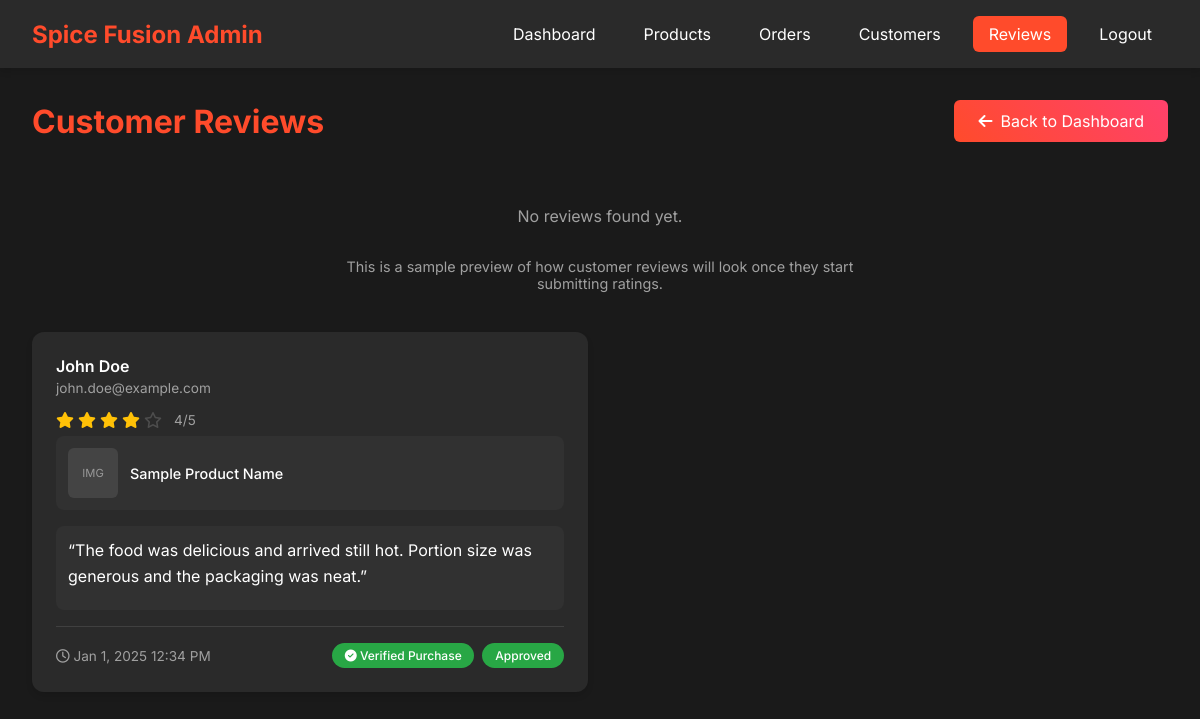
Before: /admin/reviews/reviews.php (signed in) with the older database file.
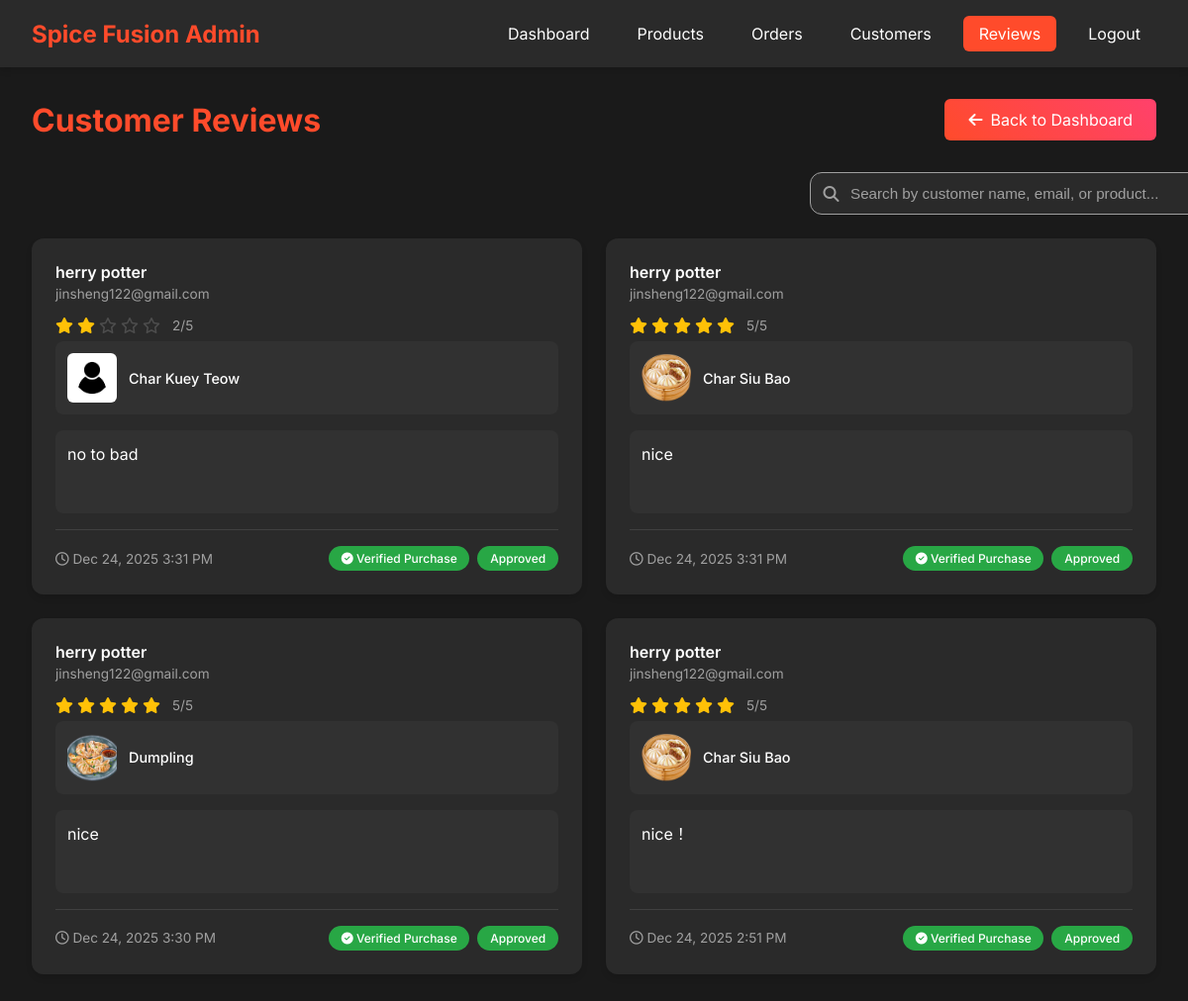
After: the same page with the newer database file.
### tables this page shows
CREATE TABLE `review` (
  `review_id` int(11) NOT NULL,
  `user_id` int(11) NOT NULL,
  `product_id` int(11) NOT NULL,
  `order_id` int(11) DEFAULT NULL,
  `rating` int(11) NOT NULL CHECK (`rating` >= 1 and `rating` <= 5),
  `comment` text DEFAULT NULL,
  `is_verified_purchase` tinyint(1) DEFAULT 0,
  `is_approved` tinyint(1) DEFAULT 1,
  `created_at` timestamp NOT NULL DEFAULT current_timestamp()
);

CREATE TABLE `user` (
  `user_id` int(11) NOT NULL,
  `username` varchar(50) NOT NULL,
  `email` varchar(100) NOT NULL,
  `password_hash` varchar(255) NOT NULL,
  `first_name` varchar(50) NOT NULL,
  `last_name` varchar(50) NOT NULL,
  `phone` varchar(20) DEFAULT NULL,
  `date_of_birth` date DEFAULT NULL,
  `gender` enum('Male','Female','Other') DEFAULT NULL,
  `profile_image` varchar(255) DEFAULT 'user.jpg',
  `is_active` tinyint(1) DEFAULT 1,
  `is_verified` tinyint(1) DEFAULT 0,
  `security_question_id` int(11) DEFAULT NULL,
  `security_answer_hash` varchar(255) DEFAULT NULL,
  `created_at` timestamp NOT NULL DEFAULT current_timestamp(),
  `updated_at` timestamp NOT NULL DEFAULT current_timestamp() ON UPDATE current_timestamp(),
  `reset_token` varchar(100) DEFAULT NULL,
  `token_expiry` datetime DEFAULT NULL
);

CREATE TABLE `product` (
  `product_id` int(11) NOT NULL,
  `category_id` int(11) DEFAULT NULL,
  `product_name` varchar(100) NOT NULL,
  `description` text DEFAULT NULL,
  `price` decimal(10,2) NOT NULL,
  `image` varchar(255) DEFAULT NULL,
  `is_available` tinyint(1) DEFAULT 1,
  `stock_quantity` int(11) DEFAULT 0,
  `preparation_time` int(11) DEFAULT 15,
  `is_featured` tinyint(1) DEFAULT 0,
  `created_at` timestamp NOT NULL DEFAULT current_timestamp(),
  `updated_at` timestamp NOT NULL DEFAULT current_timestamp() ON UPDATE current_timestamp()
);

### admin/reviews/reviews.php (the view, shortened to what this page needs)
<?php
$pdo = getDBConnection();
$stmt = $pdo->prepare("
    SELECT r.*,
           u.first_name, u.last_name, u.email,
           p.product_name, p.image as product_image
    FROM review r
    JOIN user u ON r.user_id = u.user_id
    JOIN product p ON r.product_id = p.product_id
    ORDER BY r.created_at DESC
");
$stmt->execute();
$reviews = $stmt->fetchAll();
?>
<!DOCTYPE html>
<html lang="en">
<head>
    <link rel="stylesheet" href="https://cdnjs.cloudflare.com/ajax/libs/font-awesome/6.4.0/css/all.min.css" />
</head>
<body>
    <div class="admin-header">
        <div class="header-content">
            <div class="logo">
                <h1>Spice Fusion Admin</h1>
            </div>
            <div class="nav-links">
                <a href="../dashboard/dashboard.php">Dashboard</a>
                <a href="../products/product.php">Products</a>
                <a href="../orders/order.php">Orders</a>
                <a href="../members/member.php">Customers</a>
                <a href="reviews.php" style="background: var(--primary-color);">Reviews</a>
                <a href="../auth/logout.php">Logout</a>
            </div>
        </div>
    </div>
    <div class="container">
        <div class="page-header">
            <h1 class="page-title">Customer Reviews</h1>
            <a href="../dashboard/dashboard.php" class="back-btn">
                <i class="fas fa-arrow-left"></i> Back to Dashboard
            </a>
        </div>
        <?php if (empty($reviews)): ?>
            <p style="color: var(--text-gray); text-align: center; padding: 2rem 2rem 1rem;">
                No reviews found yet.
            </p>
            <div style="max-width: 520px; margin: 0 auto 2.5rem; color: var(--text-gray); font-size: 0.9rem; text-align:center;">
                This is a sample preview of how customer reviews will look once they start submitting ratings.
            </div>
            <div class="reviews-grid">
                <div class="review-card">
                    <div class="review-header">
                        <div class="review-customer">
                            <div class="customer-name">
                                John Doe
                            </div>
                            <div class="customer-email">
                                john.doe@example.com
                            </div>
                        </div>
                    </div>
                    <div class="review-rating">
                        <i class="fas fa-star star"></i>
                        <i class="fas fa-star star"></i>
                        <i class="fas fa-star star"></i>
                        <i class="fas fa-star star"></i>
                        <i class="far fa-star star empty"></i>
                        <span style="margin-left: 0.5rem; color: var(--text-gray); font-size: 0.85rem;">4/5</span>
                    </div>
                    <div class="product-info">
                        <div class="product-image" style="background:#444; display:flex; align-items:center; justify-content:center; color:#999; font-size:0.7rem;">
                            IMG
                        </div>
                        <div class="product-name">Sample Product Name</div>
                    </div>
                    <div class="review-comment" style="color: var(--text-light);">
                        “The food was delicious and arrived still hot. Portion size was generous and the packaging was neat.”
                    </div>
                    <div class="review-footer">
                        <div class="review-date">
                            <i class="far fa-clock"></i> Jan 1, 2025 12:34 PM
                        </div>
                        <div class="review-badges">
                            <span class="badge verified">
                                <i class="fas fa-check-circle"></i> Verified Purchase
                            </span>
                            <span class="badge approved">
                                Approved
                            </span>
                        </div>
                    </div>
                </div>
            </div>
        <?php else: ?>
            <div class="search-container">
                <div class="search-box">
                    <i class="fas fa-search"></i>
                    <input type="text" id="reviewSearch" placeholder="Search by customer name, email, or product..." onkeyup="filterReviews()">
                </div>
            </div>
            <div class="reviews-grid" id="reviewsGrid">
                <?php foreach ($reviews as $review): ?>
                    <div class="review-card"
                         data-review-id="<?php echo (int)$review['review_id']; ?>"
                         data-customer-name="<?php echo htmlspecialchars(strtolower($review['first_name'] . ' ' . $review['last_name'])); ?>"
                         data-customer-email="<?php echo htmlspecialchars(strtolower($review['email'])); ?>"
                         data-product-name="<?php echo htmlspecialchars(strtolower($review['product_name'])); ?>">
                        <div class="review-header">
                            <div class="review-customer">
                                <div class="customer-name">
                                    <?php echo htmlspecialchars($review['first_name'] . ' ' . $review['last_name']); ?>
                                </div>
                                <div class="customer-email">
                                    <?php echo htmlspecialchars($review['email']); ?>
                                </div>
                            </div>
                        </div>
                        <div class="review-rating">
                            <?php
                            $rating = (int)$review['rating'];
                            for ($i = 1; $i <= 5; $i++) {
                                if ($i <= $rating) {
                                    echo '<i class="fas fa-star star"></i>';
                                } else {
                                    echo '<i class="far fa-star star empty"></i>';
                                }
                            }
                            ?>
                            <span style="margin-left: 0.5rem; color: var(--text-gray); font-size: 0.85rem;"><?php echo $rating; ?>/5</span>
                        </div>
                        <div class="product-info">
                            <img src="../../food_images/<?php echo htmlspecialchars($review['product_image']); ?>"
                                 alt="<?php echo htmlspecialchars($review['product_name']); ?>"
                                 class="product-image"
                                 onerror="this.src='../../images/user.jpg'">
                            <div class="product-name"><?php echo htmlspecialchars($review['product_name']); ?></div>
                        </div>
                        <?php if (!empty($review['comment'])): ?>
                            <div class="review-comment">
                                <?php echo nl2br(htmlspecialchars($review['comment'])); ?>
                            </div>
                        <?php else: ?>
                            <div class="review-comment" style="color: var(--text-gray); font-style: italic;">
                                No comment provided
                            </div>
                        <?php endif; ?>
                        <div class="review-footer">
                            <div class="review-date">
                                <i class="far fa-clock"></i> <?php echo date('M j, Y g:i A', strtotime($review['created_at'])); ?>
                            </div>
                            <div class="review-badges">
                                <?php if ($review['is_verified_purchase']): ?>
                                    <span class="badge verified">
                                        <i class="fas fa-check-circle"></i> Verified Purchase
                                    </span>
                                <?php endif; ?>
                                <span class="badge <?php echo $review['is_approved'] ? 'approved' : 'pending'; ?>">
                                    <?php echo $review['is_approved'] ? 'Approved' : 'Pending'; ?>
                                </span>
                            </div>
                        </div>
                    </div>
                <?php endforeach; ?>
            </div>
        <?php endif; ?>
    </div>
</body>
</html>

### admin/reviews/reviews.php (style rules this page uses)
:root { --primary-color: #FF4B2B; --secondary-color: #FF416C; --background-dark: #1a1a1a; --text-light: #ffffff; --text-gray: #a0a0a0; --card-bg: #2a2a2a; --success-color: #28a745; --danger-color: #dc3545; --warning-color: #ffc107; --info-color: #17a2b8; --gradient-primary: linear-gradient(45deg, var(--primary-color), var(--secondary-color)); --shadow-soft: 0 4px 6px rgba(0, 0, 0, 0.1); --shadow-strong: 0 8px 16px rgba(0, 0, 0, 0.2); --border-radius: 12px; --transition: all 0.3s ease; }
body { font-family: 'Inter', sans-serif; margin: 0; padding: 0; background-color: var(--background-dark); color: var(--text-light); }
.admin-header { background: var(--card-bg); padding: 1rem 2rem; box-shadow: var(--shadow-soft); }
.header-content { max-width: 1400px; margin: 0 auto; display: flex; justify-content: space-between; align-items: center; }
.logo h1 { color: var(--primary-color); margin: 0; font-size: 1.5rem; }
.nav-links { display: flex; gap: 1rem; }
.nav-links a { color: var(--text-light); text-decoration: none; padding: 0.5rem 1rem; border-radius: 6px; transition: var(--transition); }
.container { max-width: 1400px; margin: 2rem auto; padding: 0 2rem; }
.page-header { display: flex; justify-content: space-between; align-items: center; margin-bottom: 2rem; }
.page-title { color: var(--primary-color); margin: 0; }
.back-btn { background: var(--gradient-primary); color: var(--text-light); border: none; padding: 0.7rem 1.5rem; border-radius: 6px; cursor: pointer; text-decoration: none; transition: var(--transition); display: inline-flex; align-items: center; gap: 0.5rem; }
.search-container { margin-bottom: 1.5rem; display: flex; justify-content: flex-end; gap: 1rem; align-items: center; }
.search-box { position: relative; max-width: 350px; width: 100%; }
.search-box input { width: 100%; padding: 0.75rem 1rem 0.75rem 2.5rem; background: var(--card-bg); border: 1px solid var(--text-gray); border-radius: var(--border-radius); color: var(--text-light); font-size: 0.95rem; transition: var(--transition); }
.search-box i { position: absolute; left: 0.85rem; top: 50%; transform: translateY(-50%); color: var(--text-gray); }
.search-box input::placeholder { color: var(--text-gray); }
.reviews-grid { display: grid; grid-template-columns: repeat(auto-fill, minmax(400px, 1fr)); gap: 1.5rem; }
.review-card { background: var(--card-bg); border-radius: var(--border-radius); padding: 1.5rem; box-shadow: var(--shadow-soft); transition: var(--transition); }
.review-header { display: flex; justify-content: space-between; align-items: flex-start; margin-bottom: 1rem; }
.review-customer { flex: 1; }
.customer-name { color: var(--text-light); font-weight: 600; margin-bottom: 0.25rem; }
.customer-email { color: var(--text-gray); font-size: 0.85rem; }
.review-rating { display: flex; gap: 0.25rem; margin-bottom: 0.5rem; }
.star { color: var(--warning-color); font-size: 1rem; }
.star.empty { color: var(--text-gray); opacity: 0.3; }
.product-info { display: flex; align-items: center; gap: 0.75rem; margin-bottom: 1rem; padding: 0.75rem; background: rgba(255, 255, 255, 0.03); border-radius: 8px; }
.product-image { width: 50px; height: 50px; object-fit: cover; border-radius: 6px; }
.product-name { color: var(--text-light); font-weight: 500; font-size: 0.9rem; }
.review-comment { color: var(--text-light); line-height: 1.6; margin-bottom: 1rem; padding: 0.75rem; background: rgba(255, 255, 255, 0.03); border-radius: 8px; min-height: 60px; }
.review-footer { display: flex; justify-content: space-between; align-items: center; padding-top: 1rem; border-top: 1px solid rgba(255, 255, 255, 0.1); }
.review-date { color: var(--text-gray); font-size: 0.85rem; }
.review-badges { display: flex; gap: 0.5rem; align-items: center; }
.badge { padding: 0.3rem 0.8rem; border-radius: 20px; font-size: 0.75rem; font-weight: 500; display: inline-block; }
.badge.verified { background: var(--success-color); color: #fff; }
.badge.approved { background: var(--success-color); color: #fff; }

Changed rows visible on the page:
added review: user.last_name "herry potter", user.email "jinsheng122@gmail.com", rating "2", shows a picture, product.product_name "Char Kuey Teow", comment "no to bad", created_at "Dec 24, 2025 3:31 PM", is_verified_purchase 1 (drawn), is_approved "Approved"
added review: user.last_name "herry potter", user.email "jinsheng122@gmail.com", rating "5", product.image (picture), product.product_name "Char Siu Bao", comment "nice", created_at "Dec 24, 2025 3:31 PM", is_verified_purchase 1 (drawn), is_approved "Approved"
added review: user.last_name "herry potter", user.email "jinsheng122@gmail.com", rating "5", product.image (picture), product.product_name "Dumpling", comment "nice", created_at "Dec 24, 2025 3:30 PM", is_verified_purchase 1 (drawn), is_approved "Approved"
added review: user.last_name "herry potter", user.email "jinsheng122@gmail.com", rating "5", product.image (picture), product.product_name "Char Siu Bao", comment "nice！", created_at "Dec 24, 2025 2:51 PM", is_verified_purchase 1 (drawn), is_approved "Approved"
Other visible differences:
text no longer shown: "No reviews found yet. This is a sample preview of how customer reviews will look once they start submitting ratings. John Doe john.doe@example.com 4/5 IMG Sample Product Name “The food was delicious and arrived still hot. Portion size was generous and the packaging was neat.” Jan 1, 2025 12:34 PM Verified Purchase Approved"
